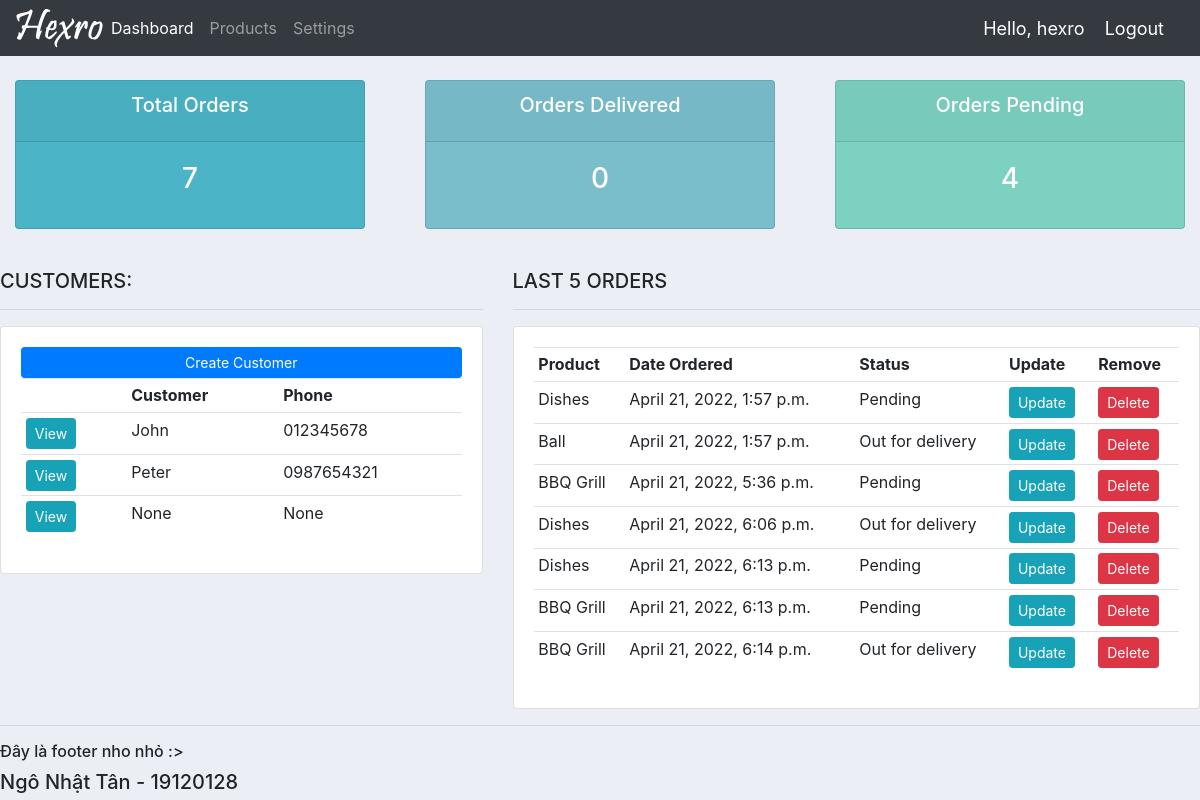
Page / (signed in) on the earlier database version.
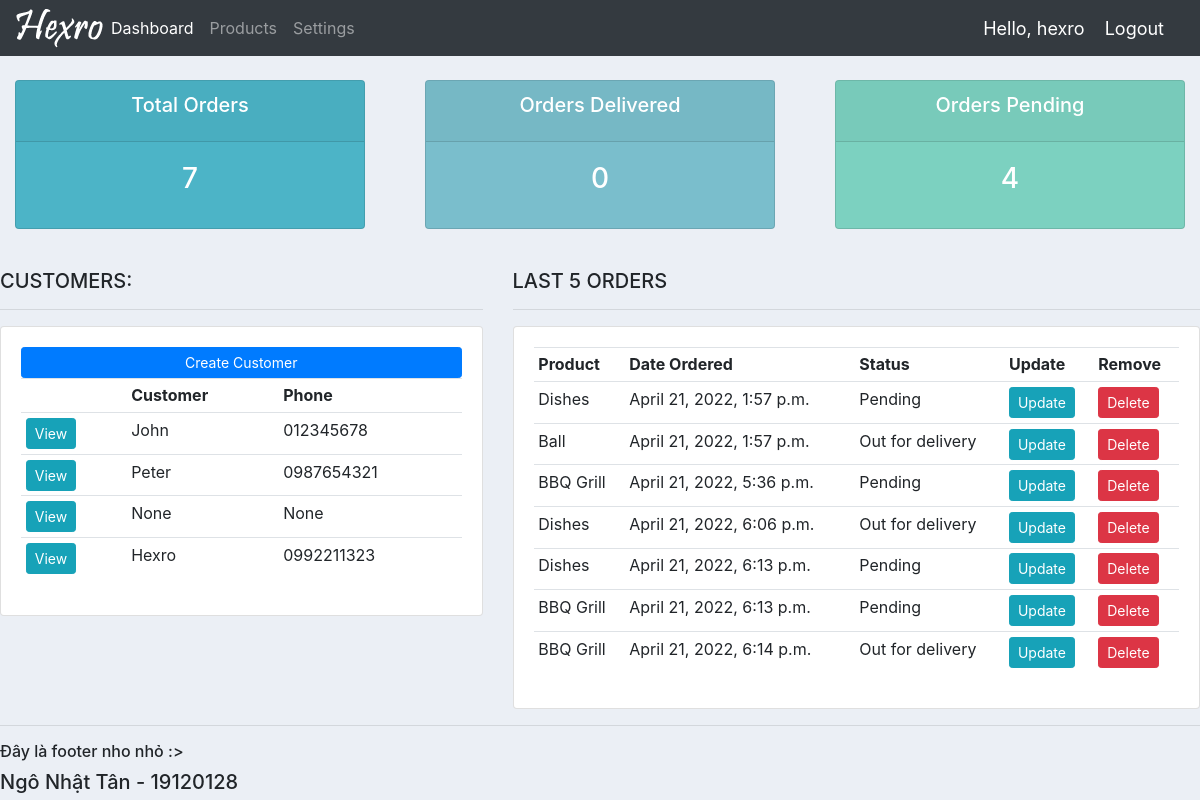
Same page on the later database version.
### accounts/models.py (models this page shows, shortened)
class Customer(models.Model):
    user = models.OneToOneField(
        User, on_delete=models.CASCADE, null=True, blank=True)
    name = models.CharField(max_length=200, null=True)
    phone = models.CharField(max_length=200, null=True)
    email = models.CharField(max_length=200, null=True)
    profile_pic = models.ImageField(
        default="profile.png", null=True, blank=True)
    date_created = models.DateTimeField(auto_now_add=True, null=True)

class Order(models.Model):
    STATUS = (
        ('Pending', 'Pending'),
        ('Out for delivery', 'Out for delivery'),
        ('Delivered', 'Delivered'),
    )
    customer = models.ForeignKey(
        Customer, null=True, on_delete=models.SET_NULL)
    product = models.ForeignKey(Product, null=True, on_delete=models.SET_NULL)
    date_created = models.DateTimeField(auto_now_add=True, null=True)
    status = models.CharField(max_length=200, null=True, choices=STATUS)
    note = models.CharField(max_length=1000, null=True)

class Product(models.Model):
    CATEGORY = (
        ('Indoor', 'Indoor'),
        ('Out Door', 'Out Door')
    )
    name = models.CharField(max_length=200, null=True)
    price = models.FloatField(null=True)
    category = models.CharField(max_length=200, null=True, choices=CATEGORY)
    description = models.CharField(max_length=200, null=True)
    date_created = models.DateTimeField(auto_now_add=True, null=True)
    tags = models.ManyToManyField(Tag)
    def __str__(self):
        return self.name

### accounts/decorators.py (the view)
    def wrapper_func(request, *args, **kwargs):
        group = None
        if request.user.groups.exists():
            group = request.user.groups.all()[0].name
        if group == 'customer':
            return redirect('user-page')
        if group == 'admin':
            return view_func(request, *args, **kwargs)

### accounts/views.py (called while the page is built)
@login_required(login_url='login')
@admin_only
def home(request):
    orders = Order.objects.all()
    customers = Customer.objects.all()
    total_customers = customers.count()
    total_orders = orders.count()
    delivered = orders.filter(status='Delivered').count()
    pending = orders.filter(status='Pending').count()
    context = {'orders': orders, 'customers': customers,
               'total_customers': total_customers, 'total_orders': total_orders, 'delivered': delivered, 'pending': pending}
    return render(request, 'accounts/dashboard.html', context)

### accounts/templates/accounts/dashboard.html (shortened to what this page needs)
{% extends 'accounts/main.html' %}
{% block content %}
{% include 'accounts/status.html' %}
<br>
<div class="row">
    <div class="col-md-5">
        <h5>CUSTOMERS: </h5>
        <hr>
        <div class="card card-body">
            <a href="" class="btn btn-primary  btn-sm btn-block">Create Customer</a>
            <table class="table table-sm">
                <tr>
                    <th></th>
                    <th>Customer</th>
                    <th>Phone</th>
                </tr>
                {% for customer in customers %}
                    <tr>
                        <td><a href="{% url 'customer' customer.id %}" class="btn btn-info btn-sm">View</a></td>
                        <td>{{customer.name}}</td>
                        <td>{{customer.phone}}</td>
                    </tr>
                {% endfor %}
            </table>
        </div>
    </div>
    <div class="col-md-7">
        <h5>LAST 5 ORDERS</h5>
        <hr>
        <div class="card card-body">
            <table class="table table-sm">
                <tr>
                    <th>Product</th>
                    <th>Date Ordered</th>
                    <th>Status</th>
                    <th>Update</th>
                    <th>Remove</th>
                </tr>
                {% for order in orders %}
                    <tr>
                        <td>{{order.product}}</td>
                        <td>{{order.date_created}}</td>
                        <td>{{order.status}}</td>
                        <td><a class="btn btn-sm btn-info" href="{% url 'update_order' order.id %}">Update</a></td>
                        <td><a class="btn btn-sm btn-danger" href="{% url 'delete_order' order.id %}">Delete</a></td>
                    </tr>
                {% endfor %}
            </table>
        </div>
    </div>
</div>
{% endblock content %}

### accounts/templates/accounts/main.html (shortened to what this page needs)
{% load static %}
<!DOCTYPE html>
<html lang="en">
<head>
    <link rel="stylesheet" href="https://cdn.jsdelivr.net/npm/bootstrap@4.3.1/dist/css/bootstrap.min.css">
    <link rel="stylesheet" type="text/css" href="{% static '/css/main.css' %}">
</head>
<body>
    {% include "accounts/navbar.html" %}
    {% block content %}
    {% endblock %}
    {% include "accounts/footer.html" %}
</body>
</html>

### accounts/templates/accounts/navbar.html (shortened to what this page needs)
{% load static %}
<nav class="navbar navbar-expand-lg navbar-dark bg-dark">
    <a href="{% url 'home' %}"><img src="{% static 'images/logo.png' %}"></a>
    <div class="collapse navbar-collapse" id="navbarNav">
        <ul class="navbar-nav">
            {% if request.user.is_staff %}
            <li class="nav-item" id="nav-dashboard">
            <a class="nav-link" href="{% url 'home' %}">Dashboard</a>
            </li>
            <li class="nav-item" id="nav-products">
            <a class="nav-link" href="{% url 'products' %}">Products</a>
            <li class="nav-item" id="nav-account-settings">
            <a class="nav-link" href="{% url 'account' %}">Settings</a>
            </li>
            {% else %}
            <li class="nav-item" id="nav-account-settings">
            <a class="nav-link" href="{% url 'account' %}">Settings</a>
            </li>
            {% endif %}
        </ul>
    </div>
    <span class="hello-msg">Hello, {{request.user}}</span>
    <span><a class="hello-msg" href="{% url 'logout' %}">Logout</a></span>
</nav>

### accounts/templates/accounts/status.html
<br>
<div class="row">
	<div class="col">
		<div class="col-md">
			<div class="card text-center text-white  mb-3" id="total-orders">
			    <div class="card-header">
			    	<h5 class="card-title">Total Orders</h5>
			    </div>
			    <div class="card-body">
			    	<h3 class="card-title">{{total_orders}}</h3>
			    </div>
			</div>
		</div>
	</div>
	<div class="col">
		<div class="col-md">
			<div class="card text-center text-white  mb-3" id="orders-delivered">
			    <div class="card-header">
			    	<h5 class="card-title">Orders Delivered</h5>
			    </div>
			    <div class="card-body">
			    	<h3 class="card-title">{{delivered}}</h3>
			    </div>
			</div>
		</div>
	</div>
	<div class="col">
		<div class="col-md">
			<div class="card text-center text-white  mb-3" id="orders-pending">
			    <div class="card-header">
			        <h5 class="card-title">Orders Pending</h5>
			    </div>
			    <div class="card-body">
			    	<h3 class="card-title">{{pending}}</h3>
			    </div>
			</div>
		</div>
	</div>
</div>

### accounts/templates/accounts/footer.html
<hr>
<h6>Đây là footer nho nhỏ :></h6>
<h5>Ngô Nhật Tân - 19120128</h5>

### static/css/main.css (style rules this page uses)
body { background-color: #ebeff5; }
#total-orders { background-color: #4cb4c7; }
#orders-delivered { background-color: #7abecc; }
#orders-pending { background-color: #7CD1C0; }

### accounts/templates/accounts/navbar.html (style rules this page uses)
.hello-msg { font-size: 18px; color: #fff; margin-right: 20px; }

Differences in the rows shown:
added Customer: name "Hexro", phone "0992211323"
